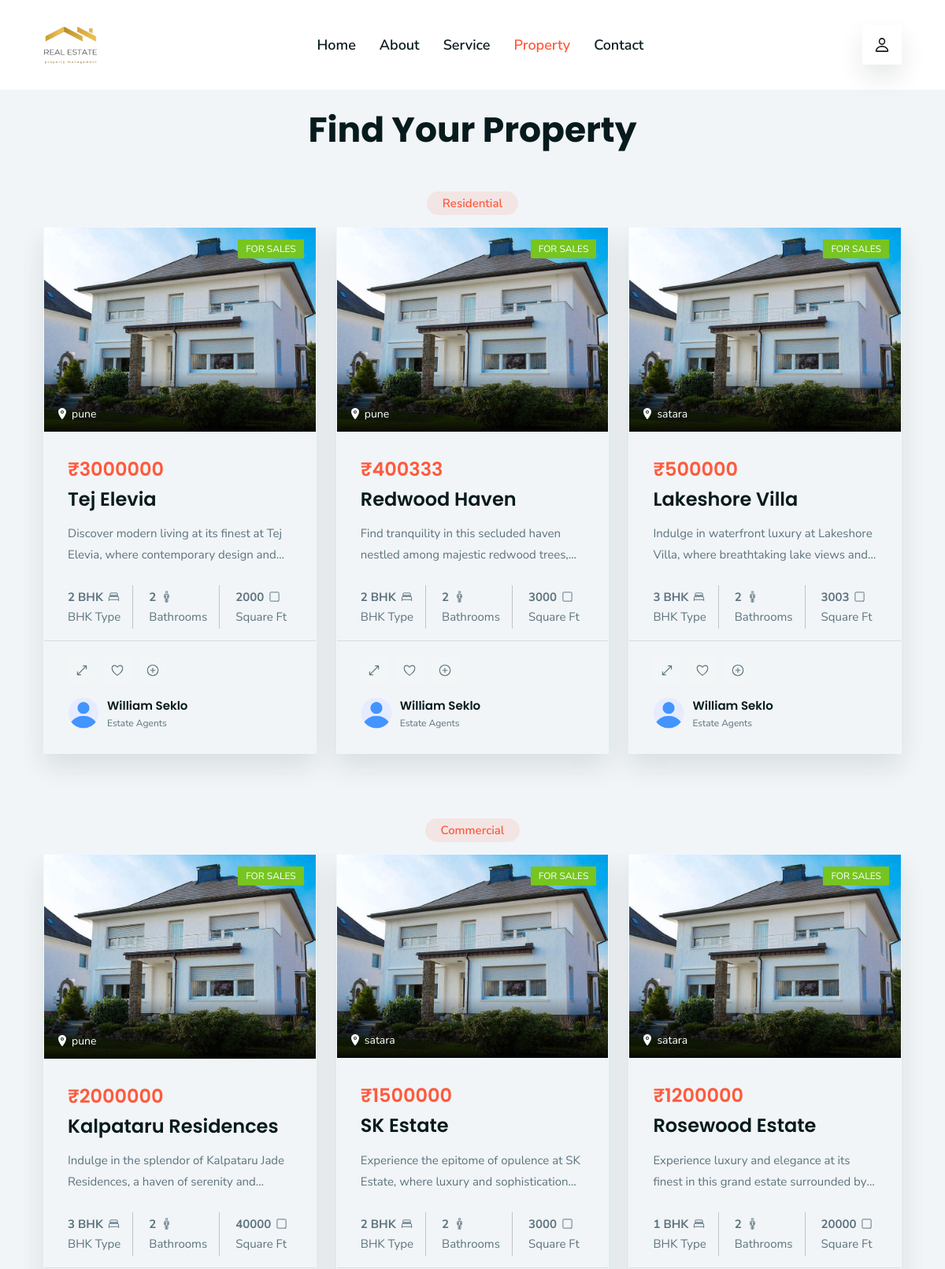
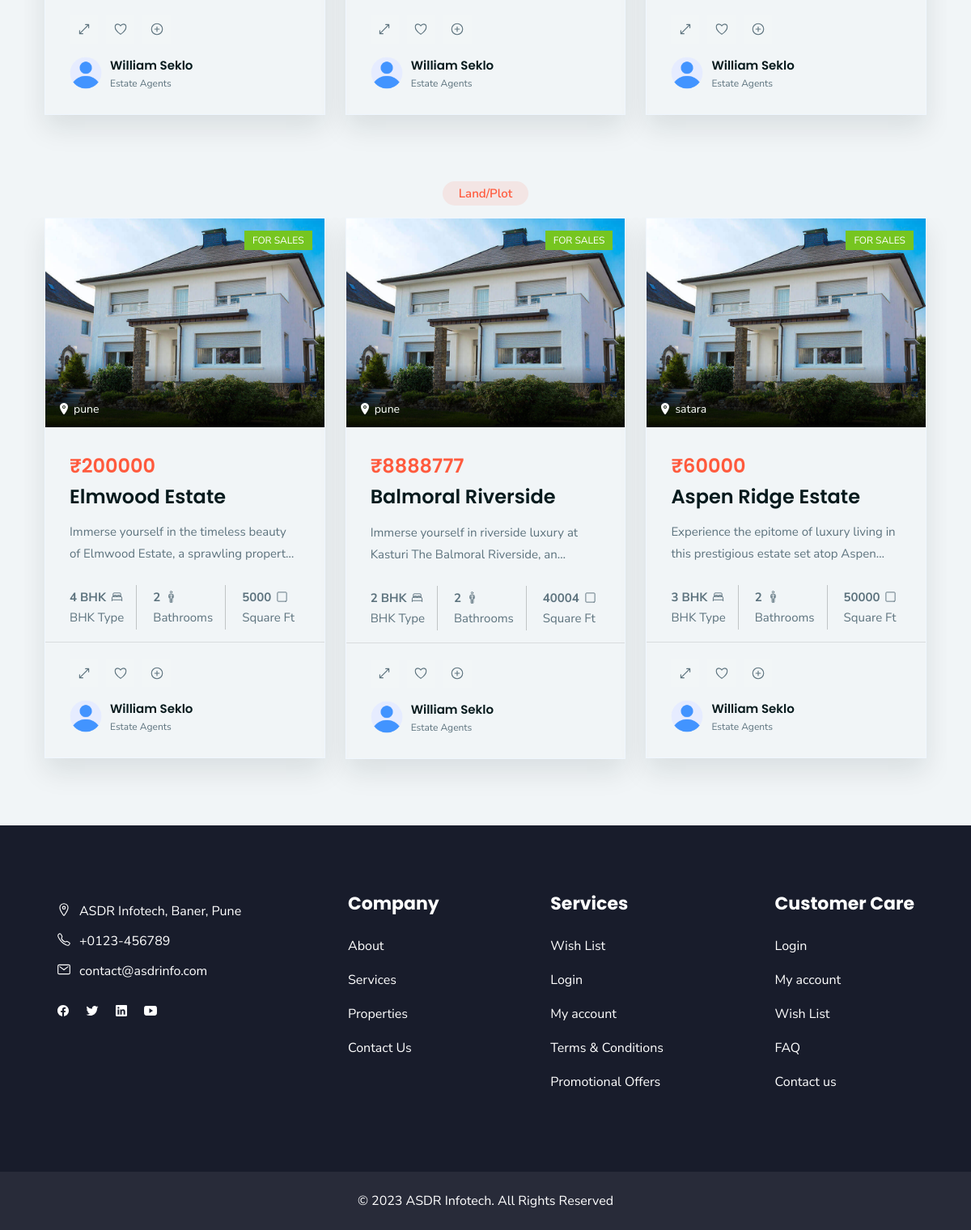
/properties.php, run on the app's committed database (2 pictures, top to bottom).
### tables this page shows
CREATE TABLE `property` (
  `srno` int(10) NOT NULL,
  `sellername` varchar(30) NOT NULL,
  `userid` int(10) NOT NULL,
  `city` varchar(20) NOT NULL,
  `ptype` varchar(20) NOT NULL,
  `pname` varchar(50) NOT NULL,
  `plocation` varchar(50) NOT NULL,
  `sqft` float NOT NULL,
  `bhk` varchar(20) NOT NULL,
  `age` varchar(20) NOT NULL,
  `furnishing` varchar(20) NOT NULL,
  `floor` varchar(50) NOT NULL,
  `tfloor` int(50) NOT NULL,
  `pdescribe` text NOT NULL,
  `prise` int(11) NOT NULL,
  `available` date NOT NULL,
  `img` varchar(250) NOT NULL,
  `addedon` timestamp NOT NULL DEFAULT current_timestamp()
);

### properties.php (the view, shortened to what the rows shown need)
<?php
include '_dbconnect.php';
?>
<!DOCTYPE html>
<html lang="en">
<head>
  <link rel="stylesheet" href="./assets/css/style.css">
</head>
<body>
  <div class="cards" style="background-color: rgb(241,245,247);">
    <br>
    <h2 class="h2 section-title">Find Your Property</h2>
    <div class="container">
      <ul class="property-list has-scrollbar">
        <?php
        $sqlForProperties = "SELECT * FROM property where ptype = 'Residential'";
        $querySqlForProperties = mysqli_query($conn, $sqlForProperties);
        while ($fatchProperty = mysqli_fetch_assoc($querySqlForProperties)) {
          $srno = $fatchProperty['srno'];
          $pname = $fatchProperty['pname'];
          $location = $fatchProperty['plocation'];
          $sqft = $fatchProperty['sqft'];
          $bhk = $fatchProperty['bhk'];
          $describep = $fatchProperty['pdescribe'];
          $price = $fatchProperty['prise'];
          echo '
            <li>
              <div class="property-card">
                <figure class="card-banner">
                  <a href="#">
                    <img src="./assets/images/property-1.jpg" alt="New Apartment Nice View" class="w-100">
                  </a>
                  <div class="card-badge green">for Sales</div>
                  <div class="banner-actions">
                    <button class="banner-actions-btn">
                      <ion-icon name="location"></ion-icon>
                      <address>' . $location . '</address>
                    </button>
                  </div>
                </figure>
                <div class="card-content">
                  <div class="card-price">
                    <strong>₹' . $price . '</strong>
                  </div>
                  <h3 class="h3 card-title">
                    <a href="bookProperty.php?srno=' . $srno . '">' . $pname . '</a>
                  </h3>
                  <p class="card-text" id="description">
  ' . $describep . '
</p>
                  <ul class="card-list">
                    <li class="card-item">
                      <strong>' . $bhk . '</strong>
                      <ion-icon name="bed-outline"></ion-icon>
                      <span>BHK Type</span>
                    </li>
                    <li class="card-item">
                      <strong>2</strong>
                      <ion-icon name="man-outline"></ion-icon>
                      <span>Bathrooms</span>
                    </li>
                    <li class="card-item">
                      <strong>' . $sqft . '</strong>
                      <ion-icon name="square-outline"></ion-icon>
                      <span>Square Ft</span>
                    </li>
                  </ul>
                </div>
                <div class="card-footer">
                  <div class="card-author">
                    <figure class="author-avatar">
                      <img src="./assets/images/user1.png" alt="William Seklo" class="w-100">
                    </figure>
                    <div>
                      <p class="author-name">
                        <a href="#">William Seklo</a>
                      </p>
                      <p class="author-title">Estate Agents</p>
                    </div>
                  </div>
                  <div class="card-footer-actions">
                    <button class="card-footer-actions-btn ShowLogin">
                      <ion-icon name="resize-outline"></ion-icon>
                    </button>
                    <button class="card-footer-actions-btn ShowLogin">
                      <ion-icon name="heart-outline"></ion-icon>
                    </button>
                    <button class="card-footer-actions-btn ShowLogin">
                      <ion-icon name="add-circle-outline"></ion-icon>
                    </button>
                  </div>
                </div>
              </div>
            </li>
            ';
        }
        ?>
      </ul>
      <br>
      <ul class="property-list has-scrollbar">
        <?php
        $sqlForResidentialProperty = "SELECT * FROM property where ptype = 'Commercial'";
        $querySqlForResidentialProperty = mysqli_query($conn, $sqlForResidentialProperty);
        while ($fatchProperty = mysqli_fetch_assoc($querySqlForResidentialProperty)) {
          $pname = $fatchProperty['pname'];
          $location = $fatchProperty['plocation'];
          $sqft = $fatchProperty['sqft'];
          $bhk = $fatchProperty['bhk'];
          $describep = $fatchProperty['pdescribe'];
          $price = $fatchProperty['prise'];
          echo '
            <li>
              <div class="property-card">
                <figure class="card-banner">
                  <a href="#">
                    <img src="./assets/images/property-1.jpg" alt="New Apartment Nice View" class="w-100">
                  </a>
                  <div class="card-badge green">for Sales</div>
                  <div class="banner-actions">
                    <button class="banner-actions-btn">
                      <ion-icon name="location"></ion-icon>
                      <address>' . $location . '</address>
                    </button>
                  </div>
                </figure>
                <div class="card-content">
                  <div class="card-price">
                    <strong>₹' . $price . '</strong>
                  </div>
                  <h3 class="h3 card-title">
                  <a href="bookProperty.php?srno=' . $srno . '">' . $pname . '</a>
                  </h3>
                  <p class="card-text">
                    ' . $describep . '
                  </p>
                  <ul class="card-list">
                    <li class="card-item">
                      <strong>' . $bhk . '</strong>
                      <ion-icon name="bed-outline"></ion-icon>
                      <span>BHK Type</span>
                    </li>
                    <li class="card-item">
                      <strong>2</strong>
                      <ion-icon name="man-outline"></ion-icon>
                      <span>Bathrooms</span>
                    </li>
                    <li class="card-item">
                      <strong>' . $sqft . '</strong>
                      <ion-icon name="square-outline"></ion-icon>
                      <span>Square Ft</span>
                    </li>
                  </ul>
                </div>
                <div class="card-footer">
                  <div class="card-author">
                    <figure class="author-avatar">
                      <img src="./assets/images/user1.png" alt="William Seklo" class="w-100">
                    </figure>
                    <div>
                      <p class="author-name">
                        <a href="#">William Seklo</a>
                      </p>
                      <p class="author-title">Estate Agents</p>
                    </div>
                  </div>
                  <div class="card-footer-actions">
                    <button class="card-footer-actions-btn ShowLogin">
                      <ion-icon name="resize-outline"></ion-icon>
                    </button>
                    <button class="card-footer-actions-btn ShowLogin">
                      <ion-icon name="heart-outline"></ion-icon>
                    </button>
                    <button class="card-footer-actions-btn ShowLogin">
                      <ion-icon name="add-circle-outline"></ion-icon>
                    </button>
                  </div>
                </div>
              </div>
            </li>
            ';
        }
        ?>
      </ul>
      <br>
      <ul class="property-list has-scrollbar">
        <?php
        $sqlForProperties = "SELECT * FROM property where ptype = 'Land/Plot'";
        $querySqlForProperties = mysqli_query($conn, $sqlForProperties);
        while ($fatchProperty = mysqli_fetch_assoc($querySqlForProperties)) {
          $pname = $fatchProperty['pname'];
          $location = $fatchProperty['plocation'];
          $sqft = $fatchProperty['sqft'];
          $bhk = $fatchProperty['bhk'];
          $describep = $fatchProperty['pdescribe'];
          $price = $fatchProperty['prise'];
          echo '
            <li>
              <div class="property-card">
                <figure class="card-banner">
                  <a href="#">
                    <img src="./assets/images/property-1.jpg" alt="New Apartment Nice View" class="w-100">
                  </a>
                  <div class="card-badge green">for Sales</div>
                  <div class="banner-actions">
                    <button class="banner-actions-btn">
                      <ion-icon name="location"></ion-icon>
                      <address>' . $location . '</address>
                    </button>
                  </div>
                </figure>
                <div class="card-content">
                  <div class="card-price">
                    <strong>₹' . $price . '</strong>
                  </div>
                  <h3 class="h3 card-title">
                  <a href="bookProperty.php?srno=' . $srno . '">' . $pname . '</a>
                  </h3>
                  <p class="card-text">
                    ' . $describep . '
                  </p>
                  <ul class="card-list">
                    <li class="card-item">
                      <strong>' . $bhk . '</strong>
                      <ion-icon name="bed-outline"></ion-icon>
                      <span>BHK Type</span>
                    </li>
                    <li class="card-item">
                      <strong>2</strong>
                      <ion-icon name="man-outline"></ion-icon>
                      <span>Bathrooms</span>
                    </li>
                    <li class="card-item">
                      <strong>' . $sqft . '</strong>
                      <ion-icon name="square-outline"></ion-icon>
                      <span>Square Ft</span>
                    </li>
                  </ul>
                </div>
                <div class="card-footer">
                  <div class="card-author">
                    <figure class="author-avatar">
                      <img src="./assets/images/user1.png" alt="William Seklo" class="w-100">
                    </figure>
                    <div>
                      <p class="author-name">
                        <a href="#">William Seklo</a>
                      </p>
                      <p class="author-title">Estate Agents</p>
                    </div>
                  </div>
                  <div class="card-footer-actions">
                    <button class="card-footer-actions-btn ShowLogin">
                      <ion-icon name="resize-outline"></ion-icon>
                    </button>
                    <button class="card-footer-actions-btn ShowLogin">
                      <ion-icon name="heart-outline"></ion-icon>
                    </button>
                    <button class="card-footer-actions-btn ShowLogin">
                      <ion-icon name="add-circle-outline"></ion-icon>
                    </button>
                  </div>
                </div>
              </div>
            </li>
            ';
        }
        ?>
      </ul>
      <br>
    </div>
  </div>
</body>
</html>

### data on the page
property: plocation "pune", prise "3000000", pname "Tej Elevia", pdescribe "Discover modern living at its finest at Tej Elevia, where contemporary design…", bhk "2 BHK", sqft "2000"
property: plocation "pune", prise "400333", pname "Redwood Haven", pdescribe "Find tranquility in this secluded haven nestled among majestic redwood…", bhk "2 BHK", sqft "3000"
property: plocation "satara", prise "500000", pname "Lakeshore Villa", pdescribe "Indulge in waterfront luxury at Lakeshore Villa, where breathtaking lake views…", bhk "3 BHK", sqft "3003"
property: plocation "pune", prise "2000000", pname "Kalpataru Residences", pdescribe "Indulge in the splendor of Kalpataru Jade Residences, a haven of serenity…", bhk "3 BHK", sqft "40000"
property: plocation "satara", prise "1500000", pname "SK Estate", pdescribe "Experience the epitome of opulence at SK Estate, where luxury and…", bhk "2 BHK", sqft "3000"
property: plocation "satara", prise "1200000", pname "Rosewood Estate", pdescribe "Experience luxury and elegance at its finest in this grand estate surrounded…", bhk "1 BHK", sqft "20000"
property: plocation "pune", prise "200000", pname "Elmwood Estate", pdescribe "Immerse yourself in the timeless beauty of Elmwood Estate, a sprawling…", bhk "4 BHK", sqft "5000"
property: plocation "pune", prise "8888777", pname "Balmoral Riverside", pdescribe "Immerse yourself in riverside luxury at Kasturi The Balmoral Riverside,…", bhk "2 BHK", sqft "40004"
property: plocation "satara", prise "60000", pname "Aspen Ridge Estate", pdescribe "Experience the epitome of luxury living in this prestigious estate set atop…", bhk "3 BHK", sqft "50000"
